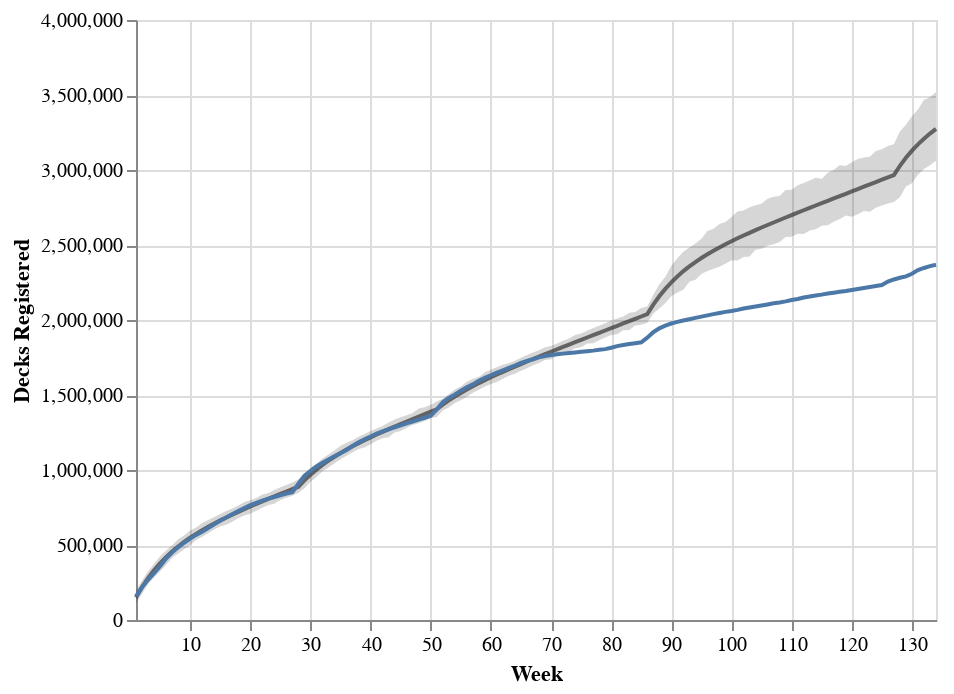

Here is the notebook cell this chart was saved with:
### Code cell
with model_5:
    pm.set_data({"covid_start": 500})

chart_without_covid = plot_fit_altair(model_5, trace_5, model_data)
chart_without_covid

### Figure 1 — Vega-Lite specification as saved in the notebook (floating-point values rounded to 4 significant figures; data arrays with more than 128 entries replaced by an {"elided": "..."} marker saying what was removed)
{"config": {"view": {"continuousWidth": 400, "continuousHeight": 300}}, "layer": [{"mark": {"type": "area", "color": "#333333", "opacity": 0.2}, "encoding": {"tooltip": [{"type": "quantitative", "field": "Total_scaled", "format": ",.0f", "title": "Registered Decks"}, {"type": "quantitative", "field": "max_posterior_predictor", "format": ",.0f", "title": "Model Max"}, {"type": "quantitative", "field": "mean_posterior_predictor", "format": ",.0f", "title": "Model Mean"}, {"type": "quantitative", "field": "min_posterior_predictor", "format": ",.0f", "title": "Model Min"}], "x": {"type": "quantitative", "field": "Week_nr", "scale": {"domain": [1, 134], "nice": false, "zero": false}, "title": "Week"}, "y": {"type": "quantitative", "field": "min_posterior_predictor", "title": "Decks Registered"}, "y2": {"field": "max_posterior_predictor"}}}, {"mark": {"type": "line", "color": "#333333", "opacity": 0.7}, "encoding": {"tooltip": [{"type": "quantitative", "field": "Total_scaled", "format": ",.0f", "title": "Registered Decks"}, {"type": "quantitative", "field": "max_posterior_predictor", "format": ",.0f", "title": "Model Max"}, {"type": "quantitative", "field": "mean_posterior_predictor", "format": ",.0f", "title": "Model Mean"}, {"type": "quantitative", "field": "min_posterior_predictor", "format": ",.0f", "title": "Model Min"}], "x": {"type": "quantitative", "field": "Week_nr", "scale": {"domain": [1, 134], "nice": false, "zero": false}, "title": "Week"}, "y": {"type": "quantitative", "field": "mean_posterior_predictor"}}}, {"mark": "line", "encoding": {"tooltip": [{"type": "quantitative", "field": "Total_scaled", "format": ",.0f", "title": "Registered Decks"}, {"type": "quantitative", "field": "max_posterior_predictor", "format": ",.0f", "title": "Model Max"}, {"type": "quantitative", "field": "mean_posterior_predictor", "format": ",.0f", "title": "Model Mean"}, {"type": "quantitative", "field": "min_posterior_predictor", "format": ",.0f", "title": "Model Min"}], "x": {"type": "quantitative", "field": "Week_nr", "scale": {"domain": [1, 134], "nice": false, "zero": false}, "title": "Week"}, "y": {"type": "quantitative", "field": "Total_scaled"}}}], "data": {"name": "data-ff6fa86c278375baa877de65c896c05b"}, "$schema": "https://vega.github.io/schema/vega-lite/v4.8.1.json", "datasets": {"data-ff6fa86c278375baa877de65c896c05b": {"elided": "134 records"}}}
